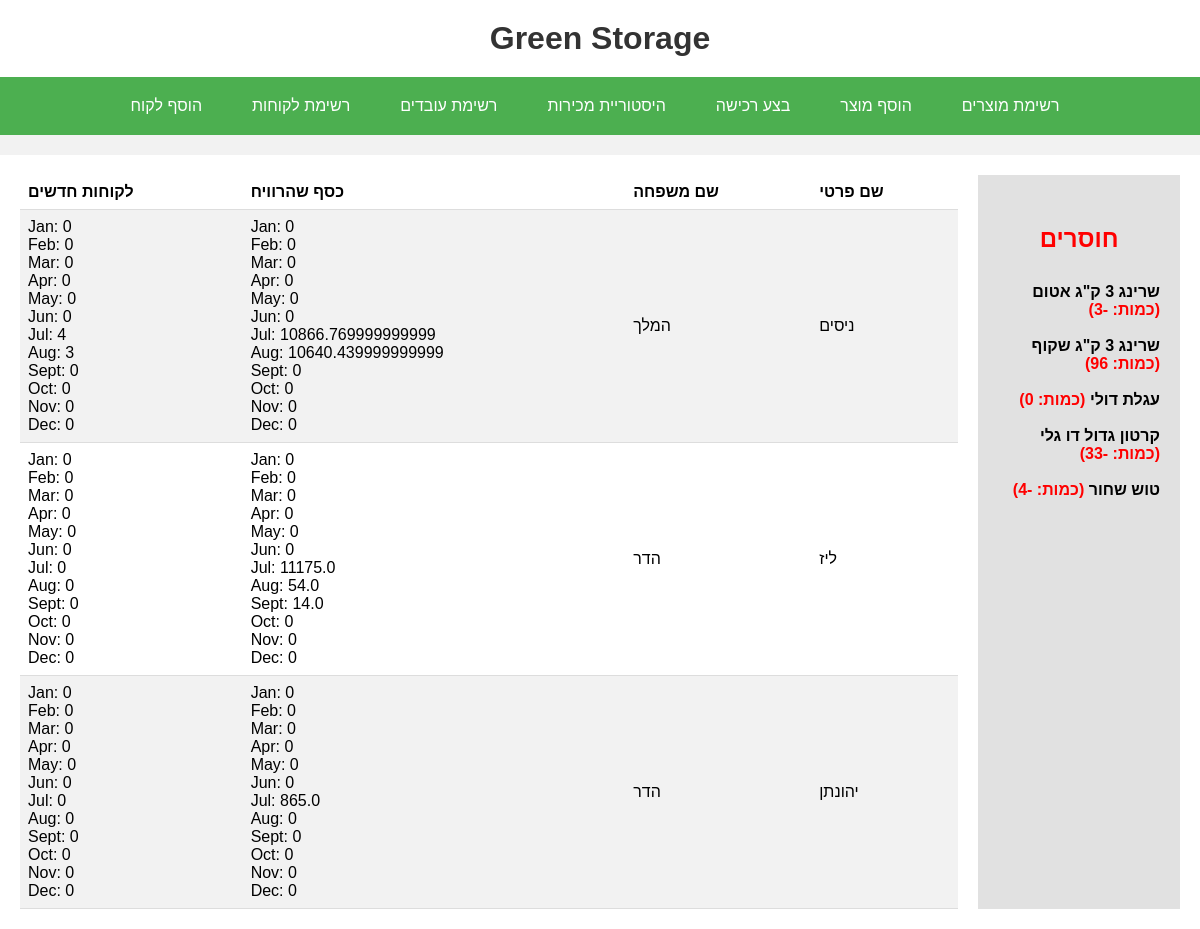
The page /print/workers/ on the database its author committed.
### myApp/models.py (models this page shows, shortened)
class workers(models.Model):
    fname = models.CharField(max_length=50)
    lname =  models.CharField(max_length=50)
    new_customer = JSONField(default=dict ,null=True)
    return_customers=JSONField(default=dict,null=True)
    sum_of_sales=JSONField(default=dict,null=True)
    bounus=JSONField(default=dict,null=True)

class Equipment(models.Model):
    product_type = models.CharField(max_length=100)
    over_all_stock= models.IntegerField()
    cost=models.FloatField()
    price_for_private= models.FloatField()
    price_for_drivers= models.FloatField()
    current_stock=models.IntegerField()
    notice=models.IntegerField()
    origin_product=models.CharField(max_length=100)
    package=models.IntegerField()

### myApp/views.py (the view)
# urls.py: path('print/workers/', views.print_workers, name='print_workers'),
def print_workers(request):
    equipment_entries = Equipment.objects.all()
    workers_list = workers.objects.all()
    return render(request, 'workers.html', {'workers': workers_list,'equipment_entries': equipment_entries})

### myApp/templates/workers.html (shortened to what this page needs)
{% extends 'base.html' %}
{% block content %}
<table id="workers-table">
    <tr>
        <th> לקוחות חדשים</th>
        <th> כסף שהרוויח</th>
        <th> שם משפחה</th>
        <th>שם פרטי </th>
    </tr>
    {% for worker in workers %}
    <tr>
        <td class="new-customer">
            {% for month, count in worker.new_customer.items %}
                {{ month }}: {{ count }}<br>
            {% empty %}
                No data available
            {% endfor %}
        </td>
        <td class="money-earned">
            {% for month, amount in worker.sum_of_sales.items %}
                {{ month }}: {{ amount }}<br>
            {% empty %}
                No data available
            {% endfor %}
        </td>
        <td>{{ worker.lname }}</td>
        <td>{{ worker.fname }}</td>
    </tr>
    {% endfor %}
</table>
{% endblock %}

### myApp/templates/base.html (shortened to what this page needs)
<!DOCTYPE html>
<html>
<head>
</head>
<body>
    <h1>Green Storage</h1>
    <div class="toolbar">
        <button onclick="location.href='/add-customer/'">הוסף לקוח </button>
        <button onclick="location.href='/print/customers/'">רשימת לקוחות</button>
        <button onclick="location.href='/print/workers/'"> רשימת עובדים</button>
        <button onclick="location.href='/print/history/'"> היסטוריית מכירות</button>
        <button onclick="location.href='/add-buy/'"> בצע רכישה</button>
        <button onclick="location.href='/add-product/'">הוסף מוצר </button>
        <button onclick="location.href='/print-product/'"> רשימת מוצרים</button>
    </div>
    <div class="content">
        {% block content %}
        {% endblock %}
        <div class="mission-box">
            <h2>חוסרים</h2>
            <p>
                {% for equipment in equipment_entries %}
                    {% if equipment.current_stock < equipment.notice %}
                    <span style="color: black">{{ equipment.product_type }}</span> (כמות: {{ equipment.current_stock }})<br><br>
                    {% endif %}
                {% endfor %}
            </p>
        </div>
    </div>
</body>
</html>

### myApp/templates/base.html (style rules this page uses)
body { background-color: #F2F2F2; font-family: Arial, sans-serif; margin: 0; padding: 0; }
h1 { color: #333333; text-align: center; padding: 20px; background-color: #FFFFFF; margin: 0; }
.toolbar { display: flex; justify-content: center; background-color: #4CAF50; padding: 10px; margin-bottom: 20px; }
.toolbar button { background-color: #4CAF50; border: none; color: white; padding: 10px 20px; margin-right: 10px; cursor: pointer; font-size: 16px; transition: background-color 0.3s ease; }
.content { background-color: #FFFFFF; padding: 20px; display: flex; flex-direction: row; justify-content: space-between; }
.mission-box { background-color: #E1E1E1; padding: 20px; margin-left: 20px; width: 200px; color: red; font-weight: bold; direction: rtl; }

### myApp/templates/workers.html (style rules this page uses)
table { border-collapse: collapse; width: 100%; }
th, td { padding: 8px; text-align: left; border-bottom: 1px solid #ddd; }
tr:nth-child(even) { background-color: #f2f2f2; }
h2 { text-align: center; padding: 10px; }

### rows shown on the page
workers: new_customer "Jan" "Feb" "Mar" "Apr" "May" "Jun" "Jul" "Aug" "Sept" "Oct" "Nov" "Dec", new_customer "0" "0" "0" "0" "0" "0" "4" "3" "0" "0" "0" "0", sum_of_sales "Jan" "Feb" "Mar" "Apr" "May" "Jun" "Jul" "Aug" "Sept" "Oct" "Nov" "Dec", sum_of_sales "0" "0" "0" "0" "0" "0" "10866.769999999999" "10640.439999999999" "0" "0" "0" "0", lname "המלך", fname "ניסים"
workers: new_customer "Jan" "Feb" "Mar" "Apr" "May" "Jun" "Jul" "Aug" "Sept" "Oct" "Nov" "Dec", new_customer "0" "0" "0" "0" "0" "0" "0" "0" "0" "0" "0" "0", sum_of_sales "Jan" "Feb" "Mar" "Apr" "May" "Jun" "Jul" "Aug" "Sept" "Oct" "Nov" "Dec", sum_of_sales "0" "0" "0" "0" "0" "0" "11175.0" "54.0" "14.0" "0" "0" "0", lname "הדר", fname "ליז"
workers: new_customer "Jan" "Feb" "Mar" "Apr" "May" "Jun" "Jul" "Aug" "Sept" "Oct" "Nov" "Dec", new_customer "0" "0" "0" "0" "0" "0" "0" "0" "0" "0" "0" "0", sum_of_sales "Jan" "Feb" "Mar" "Apr" "May" "Jun" "Jul" "Aug" "Sept" "Oct" "Nov" "Dec", sum_of_sales "0" "0" "0" "0" "0" "0" "865.0" "0" "0" "0" "0" "0", lname "הדר", fname "יהונתן"
Equipment: product_type "שרינג 3 ק\"ג אטום", current_stock "-3"
Equipment: product_type "שרינג 3 ק\"ג שקוף", current_stock "96"
Equipment: product_type "עגלת דולי", current_stock "0"
Equipment: product_type "קרטון גדול דו גלי", current_stock "-33"
Equipment: product_type "טוש שחור", current_stock "-4"
